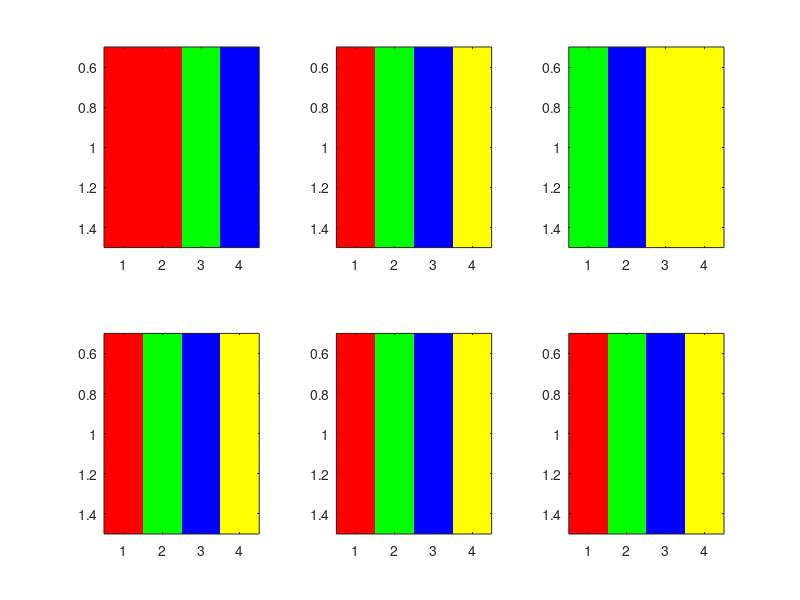

Reproduce this figure in MATLAB.
function ColorTestSimple
%color test
zval1 = [0 1 2 3];
zval2 = [1 2 3 4];
zval3 = [2 3 4 5];
%RGBY
cmap = [1 0 0;
    0 1 0;
    0 0 1;
    1 1 0];
colormap(cmap);

subplot(2,3,1);
image(zval1);
subplot(2,3,2);
image(zval2);
subplot(2,3,3);
image(zval3);

subplot(2,3,4);
imagesc(zval1);
subplot(2,3,5);
imagesc(zval2);
subplot(2,3,6);
imagesc(zval3);
end
